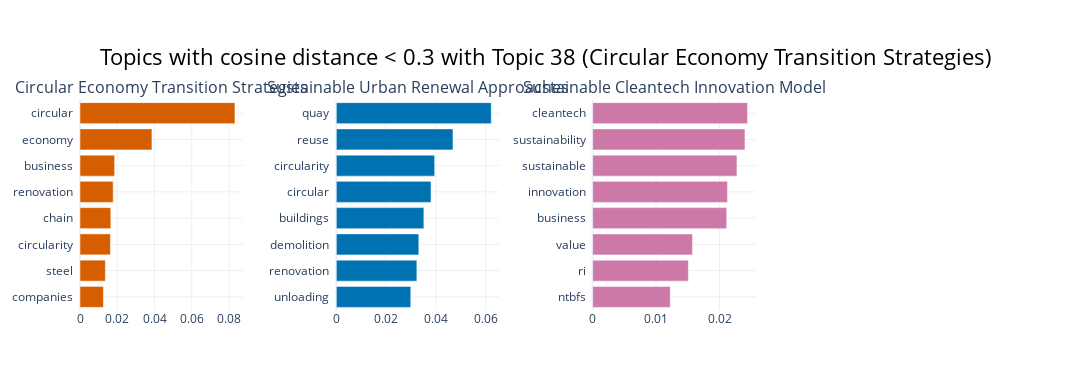

Notebook cell for this chart:
### Code cell
# show other topics that are closest related
closest_topics = topic_info[topic_info['distance'] < MIN_DISTANCE]['Topic']
title_barchart = f'Topics with cosine distance < {MIN_DISTANCE} with Topic {SELECTED_TOPIC_ID} ({SELECTED_TOPIC_NAME})'
topic_model.visualize_barchart(title=title_barchart, topics=closest_topics, n_words=15, custom_labels=True, width=450, height=300)

### Figure 1 — Plotly figure (JSON) as saved in the notebook; plotly's stock layout.template omitted (floating-point values rounded to 4 significant figures)
{"data": [{"marker": {"color": "#D55E00"}, "orientation": "h", "type": "bar", "x": [0.01257, 0.01362, 0.01631, 0.01655, 0.01781, 0.01859, 0.03861, 0.08318], "xaxis": "x", "y": ["companies  ", "steel  ", "circularity  ", "chain  ", "renovation  ", "business  ", "economy  ", "circular  "], "yaxis": "y"}, {"marker": {"color": "#0072B2"}, "orientation": "h", "type": "bar", "x": [0.02991, 0.03235, 0.03314, 0.03517, 0.03802, 0.0395, 0.04686, 0.06223], "xaxis": "x2", "y": ["unloading  ", "renovation  ", "demolition  ", "buildings  ", "circular  ", "circularity  ", "reuse  ", "quay  "], "yaxis": "y2"}, {"marker": {"color": "#CC79A7"}, "orientation": "h", "type": "bar", "x": [0.01223, 0.01509, 0.01574, 0.02113, 0.02125, 0.02274, 0.02401, 0.02441], "xaxis": "x3", "y": ["ntbfs  ", "ri  ", "value  ", "business  ", "innovation  ", "sustainable  ", "sustainability  ", "cleantech  "], "yaxis": "y3"}], "layout": {"annotations": [{"font": {"size": 16}, "showarrow": false, "text": "Circular Economy Transition Strategies", "x": 0.0875, "xanchor": "center", "xref": "paper", "y": 1, "yanchor": "bottom", "yref": "paper"}, {"font": {"size": 16}, "showarrow": false, "text": "Sustainable Urban Renewal Approaches", "x": 0.3625, "xanchor": "center", "xref": "paper", "y": 1, "yanchor": "bottom", "yref": "paper"}, {"font": {"size": 16}, "showarrow": false, "text": "Sustainable Cleantech Innovation Model", "x": 0.6375, "xanchor": "center", "xref": "paper", "y": 1, "yanchor": "bottom", "yref": "paper"}], "height": 390, "hoverlabel": {"bgcolor": "white", "font": {"family": "Rockwell", "size": 16}}, "showlegend": false, "title": {"font": {"color": "Black", "size": 22}, "text": "Topics with cosine distance < 0.3 with Topic 38 (Circular Economy Transition Strategies)", "x": 0.5, "xanchor": "center", "yanchor": "top"}, "width": 1800, "xaxis": {"anchor": "y", "domain": [0, 0.175], "showgrid": true}, "xaxis2": {"anchor": "y2", "domain": [0.275, 0.45], "showgrid": true}, "xaxis3": {"anchor": "y3", "domain": [0.55, 0.725], "showgrid": true}, "xaxis4": {"anchor": "y4", "domain": [0.825, 1], "showgrid": true}, "yaxis": {"anchor": "x", "domain": [0, 1], "showgrid": true}, "yaxis2": {"anchor": "x2", "domain": [0, 1], "showgrid": true}, "yaxis3": {"anchor": "x3", "domain": [0, 1], "showgrid": true}, "yaxis4": {"anchor": "x4", "domain": [0, 1], "showgrid": true}}}
